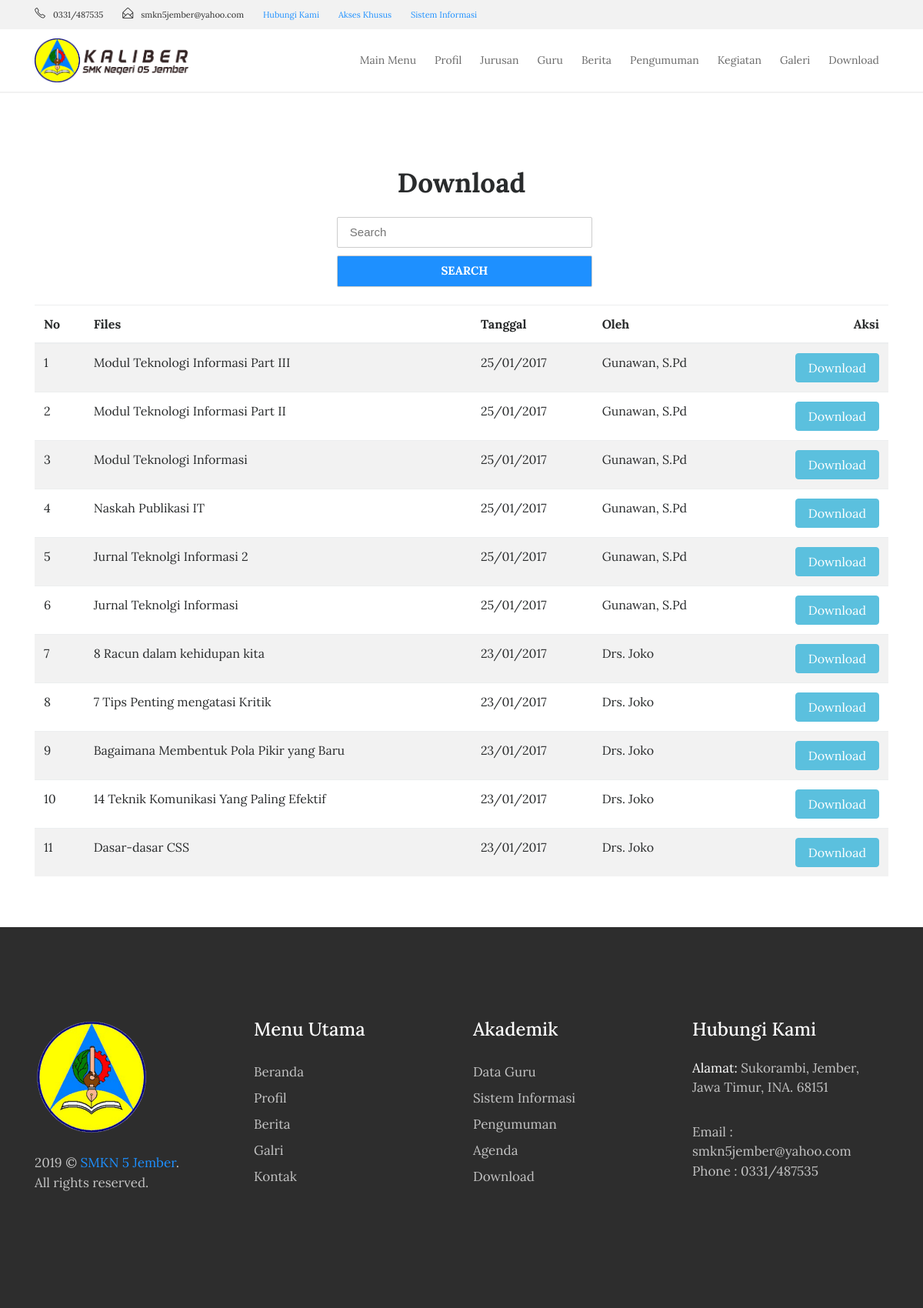
Page /index.php/download on the committed database.
### tables this page shows
CREATE TABLE `tbl_files` (
  `file_id` int(11) NOT NULL,
  `file_judul` varchar(120) DEFAULT NULL,
  `file_deskripsi` text,
  `file_tanggal` timestamp NULL DEFAULT CURRENT_TIMESTAMP,
  `file_oleh` varchar(60) DEFAULT NULL,
  `file_download` int(11) DEFAULT '0',
  `file_data` varchar(120) DEFAULT NULL
);

### application/controllers/Download.php (called while the page is built, shortened)
<?php
class Download extends CI_Controller{
	function __construct(){
		$this->load->model('m_files');
		$this->load->helper('download');
		$this->load->model('m_pengunjung');
	}
	function index(){
		$x['data']=$this->m_files->get_all_files();
		$this->load->view('beranda/header',$x);
		$this->load->view('depan/v_download',$x);
		$this->load->view('beranda/footer',$x);
	}
}

### index.php (called while the page is built, shortened)
<?php
require_once BASEPATH.'core/CodeIgniter.php';

### application/models/M_files.php (called while the page is built, shortened)
<?php
class M_files extends CI_Model{
	function get_all_files(){
		$hsl=$this->db->query("SELECT file_id,file_judul,file_deskripsi,DATE_FORMAT(file_tanggal,'%d/%m/%Y') AS tanggal,file_oleh,file_download,file_data FROM tbl_files ORDER BY file_id DESC");
		return $hsl;
	}
}

### application/views/depan/v_download.php (the view, shortened to what this page needs)
<!DOCTYPE html>
<html lang="en">
<head>
    <link rel="stylesheet" href="<?php echo base_url().'theme/css/bootstrap.min.css'?>">
    <link rel="stylesheet" href="<?php echo base_url().'theme/css/font-awesome.min.css'?>">
    <link rel="stylesheet" href="<?php echo base_url().'theme/css/simple-line-icons.css'?>">
    <link rel="stylesheet" href="<?php echo base_url().'theme/css/owl.carousel.min.css'?>">
    <link href="<?php echo base_url().'theme/css/style.css'?>" rel="stylesheet">
    <link href="<?php echo base_url().'theme/css/dataTables.bootstrap4.min.css'?>" rel="stylesheet">
</head>
<section class="contact" style="margin-bottom:50px;">
    <div class="container">
        <div class="row">
            <div class="col-md-12">
                <div class="contact-title">
                    <h2>Download</h2>
                </div>
				<div class="col-md-8">
                <ul class="nav nav-tabs" role="tablist">
                    <li class="nav-item nav-tab1">
                        <form action="<?php echo site_url('download/search_download');?>" method="get">
                    <input type="text" name="keyword" placeholder="Search" class="blog-search" required>
                    <button type="submit" class="btn btn-warning btn-blogsearch">SEARCH</button>
                </form><br>
                    </li>
                </ul>
            </div>
            </div>
        </div>
        <div class="row">
            <div class="col-md-12">
              <div class="table-responsive">
                <table class="table table-striped" id="display">
                  <thead>
                    <tr>
                      <th>No</th>
                      <th>Files</th>
                      <th>Tanggal</th>
                      <th>Oleh</th>
                      <th style="text-align:right;">Aksi</th>
                    </tr>
                  </thead>
                  <tbody>
                    <?php
                      $no=1;
                      foreach ($data->result() as $row):
                    ?>
                    <tr>
                      <td><?php echo $no++;?></td>
                      <td><?php echo $row->file_judul;?></td>
                      <td><?php echo $row->tanggal;?></td>
                      <td><?php echo $row->file_oleh;?></td>
                      <td style="text-align:right;"><a href="<?php echo site_url('download/get_file/'.$row->file_id);?>" class="btn btn-info">Download</a></td>
                    </tr>
                  <?php endforeach;?>
                  </tbody>
                </table>
              </div>
            </div>
          </div>
        </div>
    </section>

### application/views/beranda/header.php (style rules this page uses)
body { top:0 !important; }

### rows in the picture
tbl_files: file_judul "Modul Teknologi Informasi Part III", tanggal "25/01/2017", file_oleh "Gunawan, S.Pd"
tbl_files: file_judul "Modul Teknologi Informasi Part II", tanggal "25/01/2017", file_oleh "Gunawan, S.Pd"
tbl_files: file_judul "Modul Teknologi Informasi", tanggal "25/01/2017", file_oleh "Gunawan, S.Pd"
tbl_files: file_judul "Naskah Publikasi IT", tanggal "25/01/2017", file_oleh "Gunawan, S.Pd"
tbl_files: file_judul "Jurnal Teknolgi Informasi 2", tanggal "25/01/2017", file_oleh "Gunawan, S.Pd"
tbl_files: file_judul "Jurnal Teknolgi Informasi", tanggal "25/01/2017", file_oleh "Gunawan, S.Pd"
tbl_files: file_judul "8 Racun dalam kehidupan kita", tanggal "23/01/2017", file_oleh "Drs. Joko"
tbl_files: file_judul "7 Tips Penting mengatasi Kritik", tanggal "23/01/2017", file_oleh "Drs. Joko"
tbl_files: file_judul "Bagaimana Membentuk Pola Pikir yang Baru", tanggal "23/01/2017", file_oleh "Drs. Joko"
tbl_files: file_judul "14 Teknik Komunikasi Yang Paling Efektif", tanggal "23/01/2017", file_oleh "Drs. Joko"
tbl_files: file_judul "Dasar-dasar CSS", tanggal "23/01/2017", file_oleh "Drs. Joko"
